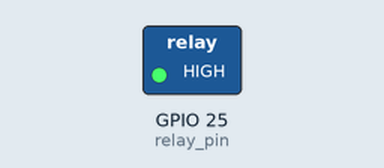
Recording of a sketch running on a simulated ESP32. Parts: switched loads named in the sketch (green lamp = pin HIGH). Dashed ring = blinking.

Above: at 0.5 s.
Timing chart, 0 to 4.6 s (numbered marks = the images above):
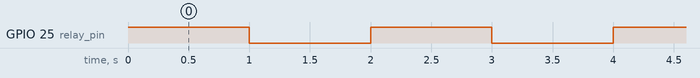

The sketch:

main.ino
```cpp
/*
 * 实验名称：继电器实验
 *
 * 接线说明：继电器模块-->ESP32 IO
 *         (REL)-->(25)
 *
 *         继电器模块输出-->LED模块
 *         (COM)-->(3V3)
           (NO)-->(D1)
 *
 * 实验现象：程序下载成功后，继电器模块间隔一定时间吸合断开，吸合时D1指示灯亮，断开时灭
 *
 */

//定义继电器控制管脚
#define relay_pin   25
char g_i=0;

void setup() {
  pinMode(relay_pin, OUTPUT);//设置引脚为输出模式
}

void loop() {
  g_i=!g_i;
  digitalWrite(relay_pin,g_i);//引脚输出电平翻转
  delay(1000);//延时1000ms
}
```

Measured:
- by itself, GPIO 25 (relay_pin): alternates HIGH for 1.0 s and LOW for 1.0 s
